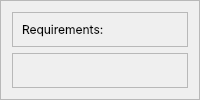
          <widget class="QFrame" name="frame_15">
           <property name="minimumSize">
            <size>
             <width>200</width>
             <height>0</height>
            </size>
           </property>
           <property name="maximumSize">
            <size>
             <width>300</width>
             <height>16777215</height>
            </size>
           </property>
           <property name="styleSheet">
            <string notr="true"/>
           </property>
           <property name="frameShape">
            <enum>QFrame::StyledPanel</enum>
           </property>
           <property name="frameShadow">
            <enum>QFrame::Raised</enum>
           </property>
           <layout class="QVBoxLayout" name="verticalLayout_7">
            <item>
             <widget class="QFrame" name="frame_37">
              <property name="sizePolicy">
               <sizepolicy hsizetype="Preferred" vsizetype="Fixed">
                <horstretch>0</horstretch>
                <verstretch>0</verstretch>
               </sizepolicy>
              </property>
              <property name="frameShape">
               <enum>QFrame::StyledPanel</enum>
              </property>
              <property name="frameShadow">
               <enum>QFrame::Raised</enum>
              </property>
              <layout class="QHBoxLayout" name="horizontalLayout_32">
               <item>
                <widget class="QLabel" name="label_13">
                 <property name="font">
                  <font>
                   <family>Inter</family>
                  </font>
                 </property>
                 <property name="text">
                  <string>Requirements:</string>
                 </property>
                </widget>
               </item>
              </layout>
             </widget>
            </item>
            <item>
             <widget class="QFrame" name="frame_38">
              <property name="styleSheet">
               <string notr="true">*{
color: red;
}</string>
              </property>
              <property name="frameShape">
               <enum>QFrame::StyledPanel</enum>
              </property>
              <property name="frameShadow">
               <enum>QFrame::Raised</enum>
              </property>
             </widget>
            </item>
           </layout>
           <zorder>frame_38</zorder>
           <zorder>frame_37</zorder>
          </widget>
